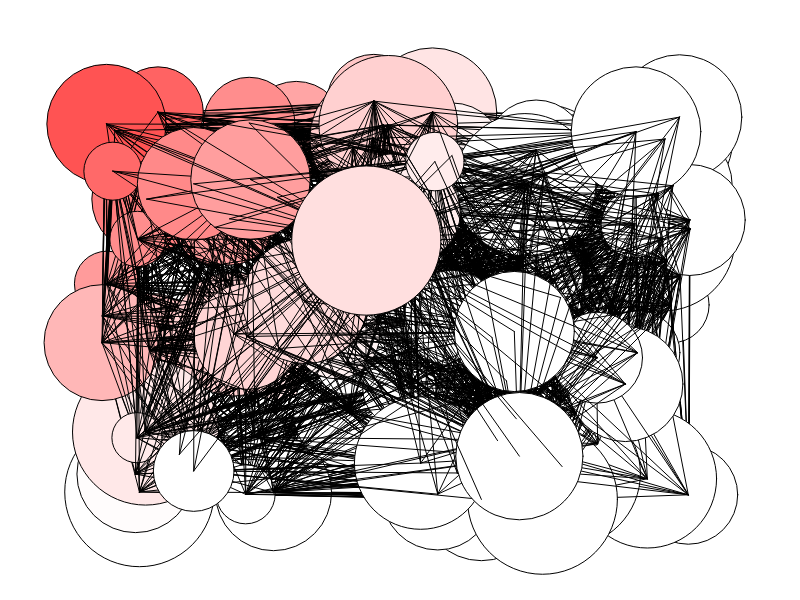
Frame 1 (no input)
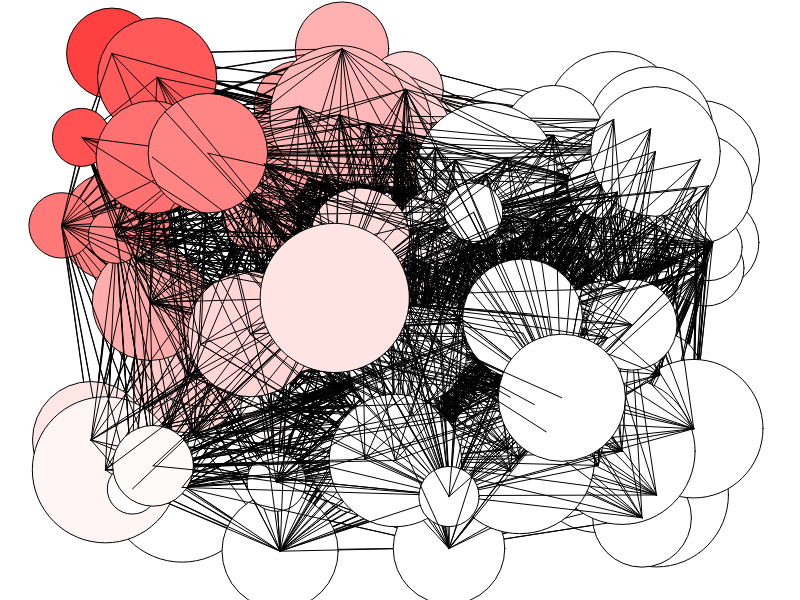
Frame 60 (no input)
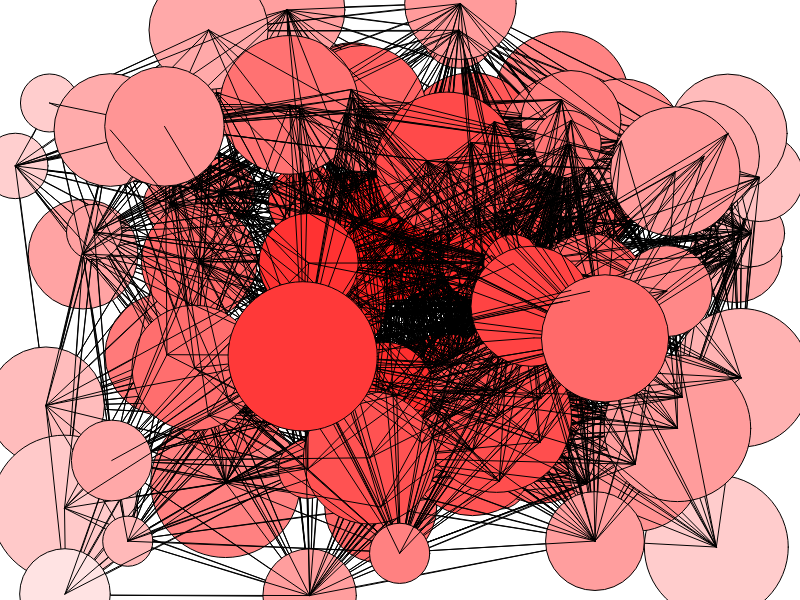
Frame 120 (the mouse pressed at the canvas centre since frame 60)

The p5.js sketch that drew these frames (run headless with seeded random() and noise() and a simulated clock; from frame 60 on, the mouse is pressed at the canvas centre):

// p5.js sketch
// ── sketch.js
let shyBalls = [];

function setup() {
    createCanvas(800, 600);
        colorMode(HSL);

    for (let i = 0; i < 100; i++){
        shyBalls.push(new Ball(
            random(100, width - 100),
            random(100, height - 100),
            random(50, 150)
        ))
    }
}

function draw() {
    background(220);

    for (let bola of shyBalls) {
        bola.updateColor(mouseX, mouseY);

        bola.updateLineasConstelacion(shyBalls);

        bola.updateSize();
        bola.updatePosition();
        bola.pintate();
    }

}

// ── Ball.js
class Ball{

    px;
    py;
    d;
    c;
    vx;
    vy;

    constructor(px, py, d){
        this.px = px;
        this.py = py;
        this.d = d;
        this.c = 255;
        this.vx = random(-1,1);
        this.vy = random(-1,1);
        this.grow = true;
    }

    pintate(){
        fill(0 , 100 , this.c);
        circle(this.px, this.py, this.d);
    }

    updateSize(){
        // mejorar este algoritmo...
        // if (this.d < 300 && this.grow){
        //     this.grow = true;
        // } else {
        //     this.grow = false;
        //     if (this.d === 0) this.grow = true;
        // }

        // if (this.grow){
        //     this.d = this.d + 1;
        // }else{
        //     this.d = this.d - 1;
        // }
    }

    updatePosition(){
        this.px = this.px + this.vx;
        this.py = this.py + this.vy;

        if (this.px < 0) this.px = width;
        if (this.px > width) this.px = 0;
        if (this.py < 0) this.py = height;
        if (this.py > height) this.py = 0;
        
    }

    updateColor(mouseX, mouseY){
        const distancia = dist(mouseX, mouseY, this.px, this.py);
        const vergonzosidad = map(distancia, 0, 500, 50, 100);

        this.c = vergonzosidad;
    }

    updateLineasConstelacion(neighbours){
        for (let n of neighbours){
            let distancia = dist(this.px, this.py, n.px, n.py);
            if (distancia < 300){
                line(this.px, this.py, n.px, n.py);
            }
        }
    }



}
